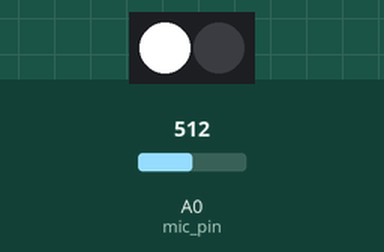
Recording of a sketch running on a simulated Arduino Uno, built for the host (arithmetic inside an expression is 32-bit, double 64-bit). Shown: 2 RGB LEDs in strip order, left to right. The test bench sets the inputs (shaded band); at power-on: A0 (mic_pin) = 512. What the sketch prints to the serial monitor is not drawn.

Above: at 5.0 s.
At 10.5 s:
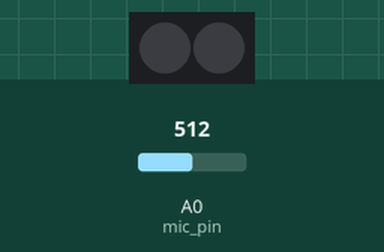
Timing chart, 0 to 14.3 s (numbered marks = the images above):
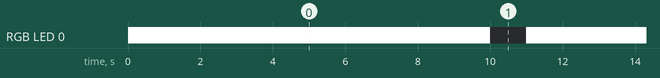

Measured:
- by itself, RGB LED 0: alternates RGB(255, 255, 255) for 10.0 s and off for 1.0 s

The sketch:

shengk.ino
```cpp
#include <Adafruit_NeoPixel.h>//引用头文件
#define PIN 6   /*定义了控制LED的引脚，6表示Microduino的D6引脚，可通过Hub转接出来，用户可以更改 */
#define PIN_NUM 2 //定义允许接的led灯的个数

#define voice 400//声音的小的预设值，大于这个声音将被认为是噪音

#define mic_pin A0

int voice_data;


Adafruit_NeoPixel strip = Adafruit_NeoPixel(PIN_NUM, PIN, NEO_GRB + NEO_KHZ800); //该函数第一个参数控制串联灯的个数，第二个是控制用哪个pin脚输出，第三个显示颜色和变化闪烁频率

//该函数第一个参数控制串联灯的个数，第二个是控制用哪个pin脚输出，第三个显示颜色和变化闪烁频率

void setup() //创建无返回值函数
{
  strip.begin();   //准备对灯珠进行数据发送
}
void loop() {

  voice_data = analogRead(mic_pin);//analogRead()函数在引脚设置为输入的情况下，可以获取引脚的电压情况HIGH（高电平）或者LOW第电平
  Serial.println(voice_data);//将数据从Arduino传递到PC，
//且单独占据一行，此数据可在串口监视器中看到
  if (voice_data > voice)
  {
  strip.setPixelColor(0, strip.Color(255, 255, 255));//白光
  strip.show();   //LED显示
  delay(10000);  //延迟10秒输出
  strip.setPixelColor(0, strip.Color(0, 0, 0));//灭
  strip.show();  //LED显示
  delay(1000);  //延迟1秒输出
   }else{
       noTone;
   }
}
```
